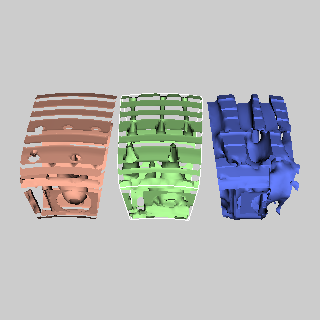

Generate this figure with Python:
#!/usr/bin/env python

# Demonstrate vtkExtractVectorComponents extracting Vx, Vy, Vz
# components from PLOT3D combustor data, contouring each component
# separately.

# Factory overrides
import vtkmodules.vtkInteractionStyle  # noqa: F401
import vtkmodules.vtkRenderingFreeType  # noqa: F401
import vtkmodules.vtkRenderingOpenGL2  # noqa: F401

import os

from vtkmodules.vtkFiltersCore import (
    vtkContourFilter,
    vtkPolyDataNormals,
    vtkStructuredGridOutlineFilter,
)
from vtkmodules.vtkFiltersExtraction import vtkExtractVectorComponents
from vtkmodules.vtkIOParallel import vtkMultiBlockPLOT3DReader
from vtkmodules.vtkRenderingCore import (
    vtkActor,
    vtkPolyDataMapper,
    vtkRenderWindow,
    vtkRenderWindowInteractor,
    vtkRenderer,
)

data_dir = os.environ.get("VPE_DATA_DIR", os.path.dirname(os.path.abspath(__file__)))

# Read PLOT3D combustor data
plot3d_reader = vtkMultiBlockPLOT3DReader()
plot3d_reader.SetXYZFileName(os.path.join(data_dir, "combxyz.bin"))
plot3d_reader.SetQFileName(os.path.join(data_dir, "combq.bin"))
plot3d_reader.SetScalarFunctionNumber(100)
plot3d_reader.SetVectorFunctionNumber(202)
plot3d_reader.Update()
output = plot3d_reader.GetOutput().GetBlock(0)

# Extract Vx component and contour
vx = vtkExtractVectorComponents()
vx.SetInputData(output)
vx.Update()

iso_vx = vtkContourFilter()
iso_vx.SetInputData(vx.GetVxComponent())
iso_vx.SetValue(0, 0.38)

normals_vx = vtkPolyDataNormals()
normals_vx.SetInputConnection(iso_vx.GetOutputPort())
normals_vx.SetFeatureAngle(45)

iso_vx_mapper = vtkPolyDataMapper()
iso_vx_mapper.SetInputConnection(normals_vx.GetOutputPort())
iso_vx_mapper.ScalarVisibilityOff()

iso_vx_actor = vtkActor()
iso_vx_actor.SetMapper(iso_vx_mapper)
iso_vx_actor.GetProperty().SetColor(1, 0.7, 0.6)
iso_vx_actor.AddPosition(0, 12, 0)

# Extract Vy component and contour
vy = vtkExtractVectorComponents()
vy.SetInputData(output)
vy.Update()

iso_vy = vtkContourFilter()
iso_vy.SetInputData(vy.GetVyComponent())
iso_vy.SetValue(0, 0.38)

normals_vy = vtkPolyDataNormals()
normals_vy.SetInputConnection(iso_vy.GetOutputPort())
normals_vy.SetFeatureAngle(45)

iso_vy_mapper = vtkPolyDataMapper()
iso_vy_mapper.SetInputConnection(normals_vy.GetOutputPort())
iso_vy_mapper.ScalarVisibilityOff()

iso_vy_actor = vtkActor()
iso_vy_actor.SetMapper(iso_vy_mapper)
iso_vy_actor.GetProperty().SetColor(0.7, 1, 0.6)

# Extract Vz component and contour
vz = vtkExtractVectorComponents()
vz.SetInputData(output)
vz.Update()

iso_vz = vtkContourFilter()
iso_vz.SetInputData(vz.GetVzComponent())
iso_vz.SetValue(0, 0.38)

normals_vz = vtkPolyDataNormals()
normals_vz.SetInputConnection(iso_vz.GetOutputPort())
normals_vz.SetFeatureAngle(45)

iso_vz_mapper = vtkPolyDataMapper()
iso_vz_mapper.SetInputConnection(normals_vz.GetOutputPort())
iso_vz_mapper.ScalarVisibilityOff()

iso_vz_actor = vtkActor()
iso_vz_actor.SetMapper(iso_vz_mapper)
iso_vz_actor.GetProperty().SetColor(0.4, 0.5, 1)
iso_vz_actor.AddPosition(0, -12, 0)

# Outline
outline = vtkStructuredGridOutlineFilter()
outline.SetInputData(output)

outline_mapper = vtkPolyDataMapper()
outline_mapper.SetInputConnection(outline.GetOutputPort())

outline_actor = vtkActor()
outline_actor.SetMapper(outline_mapper)

# Renderer
renderer = vtkRenderer()
renderer.AddActor(outline_actor)
renderer.AddActor(iso_vx_actor)
renderer.AddActor(iso_vy_actor)
renderer.AddActor(iso_vz_actor)
renderer.SetBackground(0.8, 0.8, 0.8)

# Window
render_window = vtkRenderWindow()
render_window.AddRenderer(renderer)
render_window.SetSize(320, 320)
render_window.SetWindowName("extract vectors")

# Scene
renderer.GetActiveCamera().SetPosition(-63.3093, -1.55444, 64.3922)
renderer.GetActiveCamera().SetFocalPoint(8.255, 0.0499763, 29.7631)
renderer.GetActiveCamera().SetViewAngle(30)
renderer.GetActiveCamera().SetViewUp(0, 0, 1)
renderer.ResetCameraClippingRange()

# Interactor
interactor = vtkRenderWindowInteractor()
interactor.SetRenderWindow(render_window)

interactor.Initialize()
interactor.Start()
